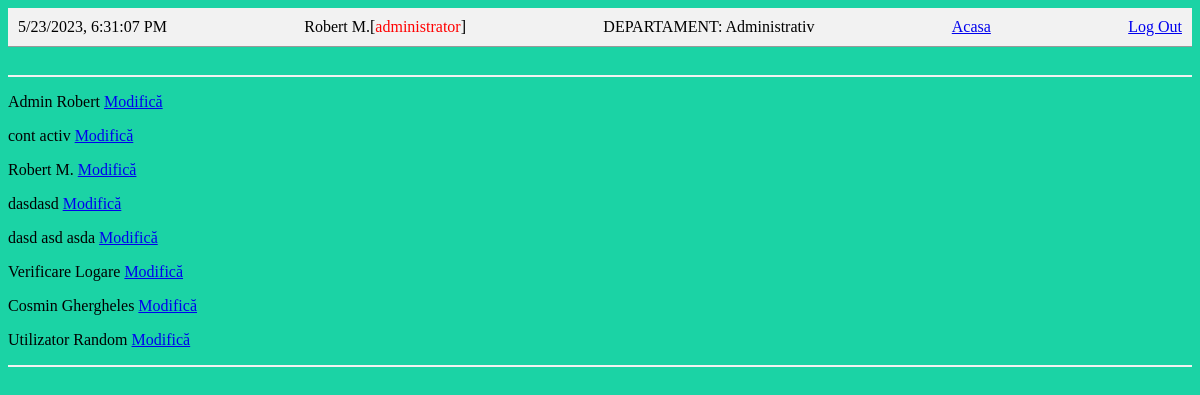
The page /Admin/modificareUtilizator.php (signed in) on the database its author committed.
### tables this page shows
CREATE TABLE `users` (
  `id` int(11) NOT NULL,
  `name` varchar(255) NOT NULL,
  `email` varchar(255) NOT NULL,
  `password` varchar(255) NOT NULL,
  `role` varchar(255) DEFAULT 'user',
  `department_id` int(11) NOT NULL,
  `phone_number` varchar(15) DEFAULT NULL,
  `is_active` tinyint(1) NOT NULL DEFAULT '0'
);

CREATE TABLE `departments` (
  `id` int(11) NOT NULL,
  `name` varchar(255) NOT NULL
);

### Admin/modificareUtilizator.php (the view, shortened to what this page needs)
<?php
include_once '../inc/db.inc.php';
$users = [];
$user_id = null;
$department = '';
if (isset($_SESSION['email'])) {
  $email = $_SESSION['email'];
  $stmt = $conn->prepare("SELECT role, name, department_id FROM users WHERE email = ?");
  $stmt->bind_param("s", $email);
  $stmt->execute();
  $result = $stmt->get_result();
  if ($result->num_rows == 1) {
    $user = $result->fetch_assoc();
    $role = $user['role'];
    $name = $user['name'];
    $department_id = $user['department_id'];
    $stmt_dep = $conn->prepare("SELECT name FROM departments WHERE id = ?");
    $stmt_dep->bind_param("i", $department_id);
    $stmt_dep->execute();
    $result_dep = $stmt_dep->get_result();
    if($result_dep->num_rows == 1) {
      $row_dep = $result_dep->fetch_assoc();
      $department = $row_dep['name'];
    }
  }
  $stmt_users = $conn->prepare("SELECT * FROM users");
  $stmt_users->execute();
  $result_users = $stmt_users->get_result();
  while ($row = $result_users->fetch_assoc()) {
    $users[] = $row;
  }
}
?>
<!DOCTYPE html>
<html>
<head>
    <link rel="stylesheet" type="text/css" href="../style/styleHomeAdmin.css">
</head>
<body>
    <div class="header">
        <div id="clock"></div>
        <div>
  <?php
    if ($role === 'user') {
      echo $name . '[<span style="color: green;">' . $role . '</span>]';
    } else {
      echo $name . '[<span style="color: red;">' . $role . '</span>]';
    }
  ?>
  </div>
        <div><?php echo "DEPARTAMENT: ".$department ;?></div>
        <div><a href="../HomeAdmin.php" target="_self">Acasa</a></div>
        <div><a href="../inc/logout.php" target="_self">Log Out</a></div>
    </div>
    <br>
    <div class="line"></div>
    <?php if (isset($user_id)): ?>
      <form action="<?php echo $_SERVER['PHP_SELF'];?>?user_id=<?php echo $user_id;?>" method="post">
      <table>
        <tr>
          <td>Nume:</td>
          <td><input type="text" name="nume" placeholder="Nume" value="<?php echo $selected_user_name; ?>"></td>
        </tr>
        <tr>
          <td>Email:</td>
          <td colspan="3"><input type="email" name="email" placeholder="Email" value="<?php echo $selected_user_email; ?>"></td>
        </tr>
        <tr>
          <td>Parola:</td>
          <td><input type="password" name="parola" placeholder="Scrie noua parola"></td>
          <td colspan="2"></td>
          <td>Rescrie parola:</td>
          <td><input type="password" name="reparola" placeholder="Rescrie noua parola"></td>
        </tr>
        <tr>
          <td>Nr. telefon:</td>
          <td><input type="text" name="numar_telefon" placeholder="Nr. telefon" value="<?php echo $selected_user_phone_number; ?>"></td>
        </tr>
      </table>
      <div class="buttons">
        <input type="submit" value="Salvare">
      </div>
    </form>
    <?php else: ?>
        <?php foreach ($users as $user): ?>
            <p>
                <?php echo htmlspecialchars($user['name']); ?>
                <a href="?user_id=<?php echo $user['id']; ?>">Modifică</a>
            </p>
        <?php endforeach; ?>
    <?php endif; ?>
    <div class="line"></div>
</body>
</html>

### style/styleHomeAdmin.css (style rules this page uses)
body { background-color: #1bd3a5; }
.header { display: flex; justify-content: space-between; align-items: center; padding: 10px; background-color: #f2f2f2; border-bottom: 1px solid #999; }
.line { height: 2px; background-color: #f2f2f2; margin-top: 10px; margin-bottom: 10px; }

### rows shown on the page
users: name "Robert M.", role "administrator"
departments: name "Administrativ"
users: name "Admin Robert"
users: name "cont activ"
users: name "dasdasd"
users: name "dasd asd asda"
users: name "Verificare Logare"
users: name "Cosmin Ghergheles"
users: name "Utilizator Random"
